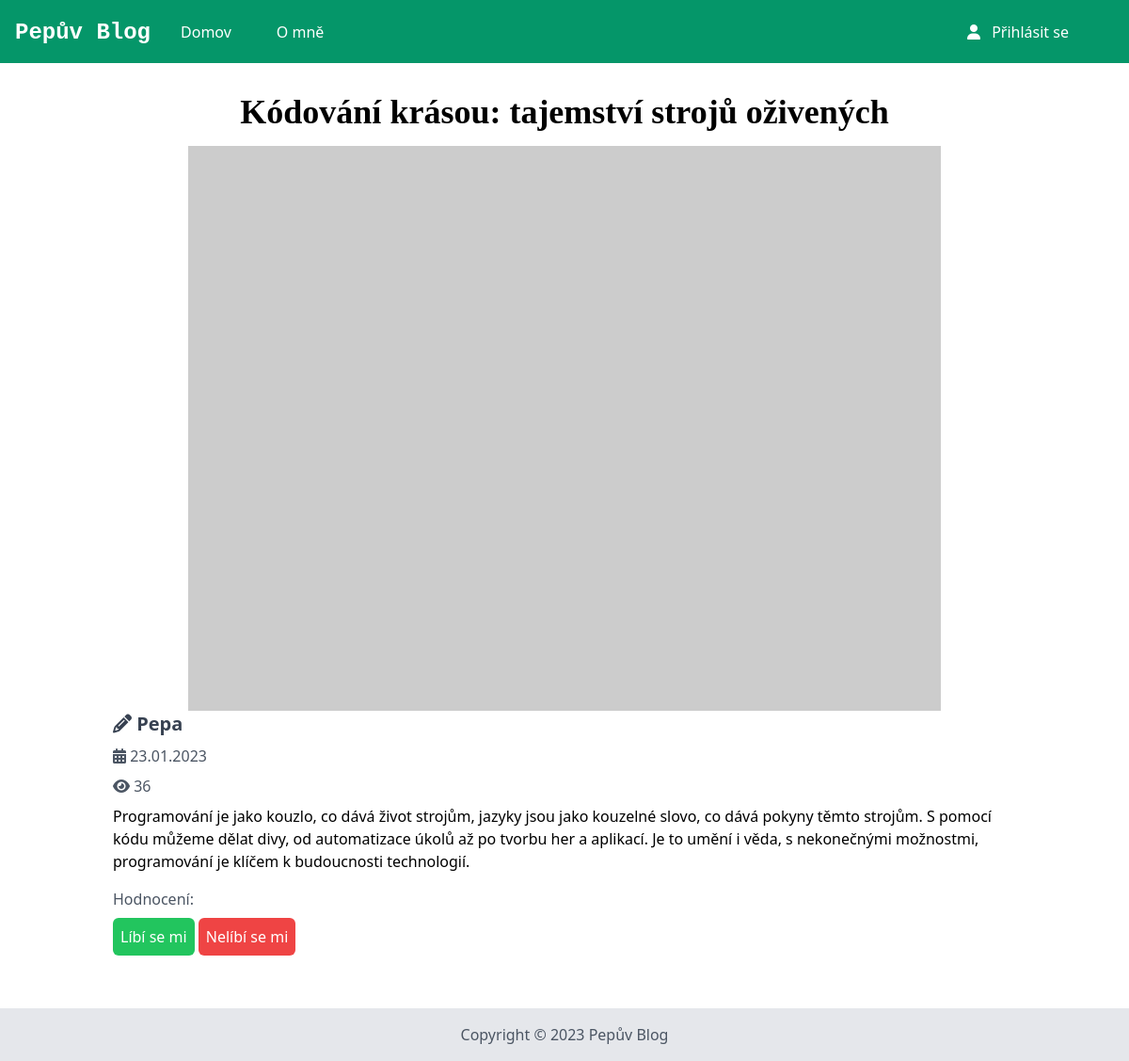
The app's page /article/2 with its own data.
### app.py (models this page shows, shortened)
class Article(db.Model):
    id = db.Column(db.Integer, primary_key=True)
    title = db.Column(db.String, nullable=False)
    content = db.Column(db.String, nullable=False)
    author_id = db.Column(db.Integer, db.ForeignKey('user.id'), nullable=False)
    categories = db.Column(db.PickleType, default=["uncategorized"])
    likes = db.Column(db.PickleType)
    dislikes = db.Column(db.PickleType)
    date_created = db.Column(db.DateTime, default=datetime.utcnow)
    views = db.Column(db.Integer, default=0)
    thumbnail = db.Column(db.String)

class User(db.Model):
    id = db.Column(db.Integer, primary_key=True)
    login = db.Column(db.String, nullable=False)
    password = db.Column(db.String, nullable=False)
    admin = db.Column(db.Boolean, default=0)
    articles = db.relationship('Article', backref='author', lazy=True)
    is_active = db.Column(db.Boolean, default=True)
    is_authenticated = db.Column(db.Boolean)
    def is_authenticated(self):
        return self.is_authenticated
    def is_active(self):
        return self.is_active

### app.py (the view)
@app.route("/article/<int:id>")
def article(id):
    article = Article.query.filter_by(id=id).first()
    article.views=article.views+1
    db.session.commit()
    return render_template("article.html",article=article)

### templates/article.html (shortened to what this page needs)
{% extends 'base.html' %}
{% block body %}
<div class="container mx-auto p-4">
  <div class="bg-white p-4">
    <h1 class="text-4xl font-bold font-serif mb-4 text-center">{{article.title}}</h1>
    {% if article.thumbnail==None %}
    <img src="https://picsum.photos/800/600" alt="{{article.title}}" class="m-auto">
    {% else %}
    <img src="{{article.thumbnail}}" alt="{{article.title}}" class="m-auto">
    {%endif%}
    <p class="text-gray-700 mb-2 text-xl font-bold"><i class="fa-solid fa-pencil"></i> {{article.author.login}}</p>
    <p class="text-gray-600 mb-2"><i class="fa-solid fa-calendar-days"></i> {{article.date_created.strftime('%d.%m.%Y')}}</p>
    <p class="text-gray-600 mb-2"><i class="fa-solid fa-eye"></i> {{article.views}}</p>
    <div class=" mb-4">
      {{article.content|safe}}
    </div>
    <div>
      <p class="text-gray-600 mb-2">Hodnocení: {{article.reviews}}</p>
      <button class="bg-green-500 text-white p-2 rounded-md hover:bg-green-600">Líbí se mi</button>
      <button class="bg-red-500 text-white p-2 rounded-md hover:bg-red-600">Nelíbí se mi</button>
    </div>
  </div>
</div>
{% endblock %}

### records on screen
Article: title "Kódování krásou: tajemství strojů oživených", date_created "23.01.2023", views "36", content "Programování je jako kouzlo, co dává život strojům, jazyky jsou jako kouzelné slovo, co dává pokyny těmto strojům. S pomocí kódu můžeme dělat divy, od automatizace úkolů až po tvorbu her a aplikací. Je to umění i věda, s nekonečnými možnostmi, programování je klíčem k budoucnosti technologií."
User: author.login "Pepa"
